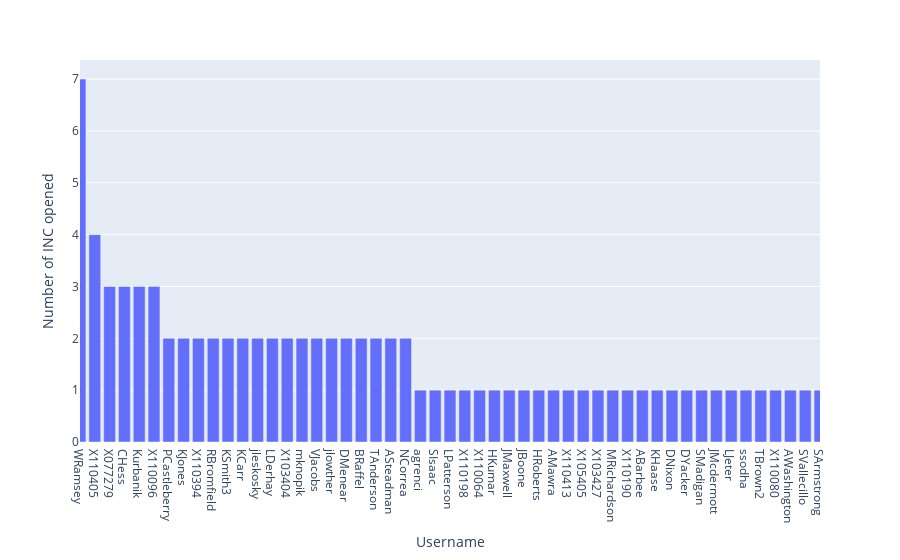

Here is the notebook cell this chart was saved with:
### Markdown cell above
### Who has opened the most tickets lately? (rolling week/month)

### Code cell
# show number of tickets by INC-caller 
fig = px.bar(df_main['sys_created_by'][ df_main['opened_at'] > '2021-03-01' ].value_counts(),
             x=df_main['sys_created_by'][ df_main['opened_at'] > '2021-03-01' ].value_counts().index,
             y='sys_created_by', labels={'x':'Username', 'sys_created_by':'Number of INC opened'})
fig.update_xaxes(range=[0,50])
fig.show()

### Figure 1 — Plotly figure (JSON) as saved in the notebook; plotly's stock layout.template omitted (floating-point values rounded to 4 significant figures; data arrays with more than 128 entries replaced by an {"elided": "..."} marker saying what was removed)
{"data": [{"alignmentgroup": "True", "hovertemplate": "Username=%{x}<br>Number of INC opened=%{y}<extra></extra>", "legendgroup": "", "marker": {"color": "#636efa"}, "name": "", "offsetgroup": "", "orientation": "v", "showlegend": false, "textposition": "auto", "type": "bar", "x": {"elided": "143 str values"}, "xaxis": "x", "y": {"elided": "143 int values"}, "yaxis": "y"}], "layout": {"barmode": "relative", "legend": {"tracegroupgap": 0}, "margin": {"t": 60}, "xaxis": {"anchor": "y", "domain": [0, 1], "range": [0, 50], "title": {"text": "Username"}}, "yaxis": {"anchor": "x", "domain": [0, 1], "title": {"text": "Number of INC opened"}}}}
